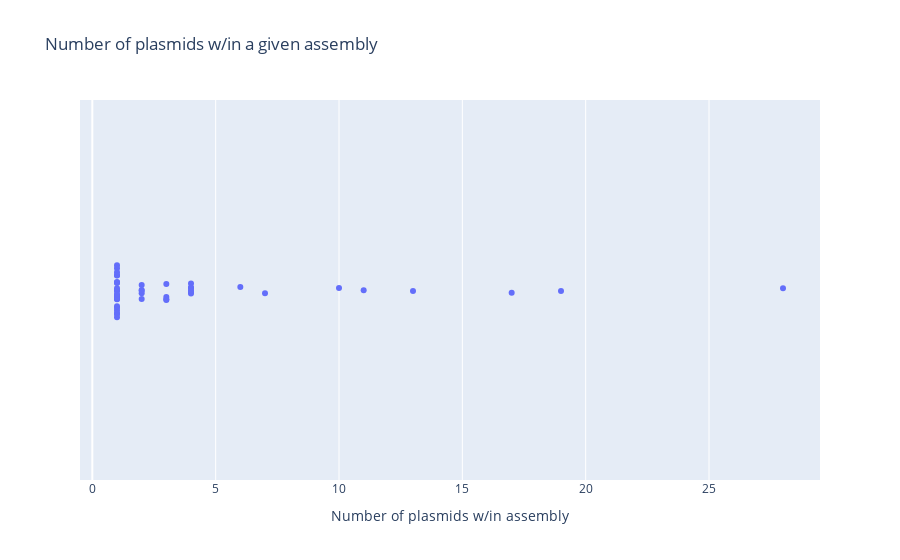

Write notebook code for a chart like this one.
### Code cell
px.strip(
    df.loc[df['Location'].str.contains("Plasmid")].value_counts(subset=["Accession_Number","Species",'Year_Cultured']).to_frame().reset_index(),
    x=0,
    hover_data=['Accession_Number', 'Species', 'Year_Cultured'],
    labels={'0':'Number of plasmids w/in assembly'},
    title="Number of plasmids w/in a given assembly"
)

### Figure 1 — Plotly figure (JSON) as saved in the notebook; plotly's stock layout.template omitted (floating-point values rounded to 4 significant figures; data arrays with more than 128 entries replaced by an {"elided": "..."} marker saying what was removed)
{"data": [{"alignmentgroup": "True", "boxpoints": "all", "customdata": {"elided": "46x3 mixed values"}, "fillcolor": "rgba(255,255,255,0)", "hoveron": "points", "hovertemplate": "Number of plasmids w/in assembly=%{x}<br>Accession_Number=%{customdata[0]}<br>Species=%{customdata[1]}<br>Year_Cultured=%{customdata[2]}<extra></extra>", "legendgroup": "", "line": {"color": "rgba(255,255,255,0)"}, "marker": {"color": "#636efa"}, "name": "", "offsetgroup": "", "orientation": "h", "pointpos": 0, "showlegend": false, "type": "box", "x": [28, 19, 17, 13, 11, 10, 7, 6, 4, 4, 4, 4, 4, 4, 3, 3, 3, 3, 2, 2, 2, 2, 2, 1, 1, 1, 1, 1, 1, 1, 1, 1, 1, 1, 1, 1, 1, 1, 1, 1, 1, 1, 1, 1, 1, 1], "x0": " ", "xaxis": "x", "y0": " ", "yaxis": "y"}], "layout": {"autosize": true, "boxmode": "group", "dragmode": "pan", "legend": {"tracegroupgap": 0}, "title": {"text": "Number of plasmids w/in a given assembly"}, "xaxis": {"anchor": "y", "autorange": true, "domain": [0, 1], "range": [-0.5, 29.5], "showspikes": false, "title": {"text": "Number of plasmids w/in assembly"}, "type": "linear"}, "yaxis": {"anchor": "x", "autorange": true, "domain": [0, 1], "range": [-0.5, 0.5], "showspikes": false, "type": "category"}}}
